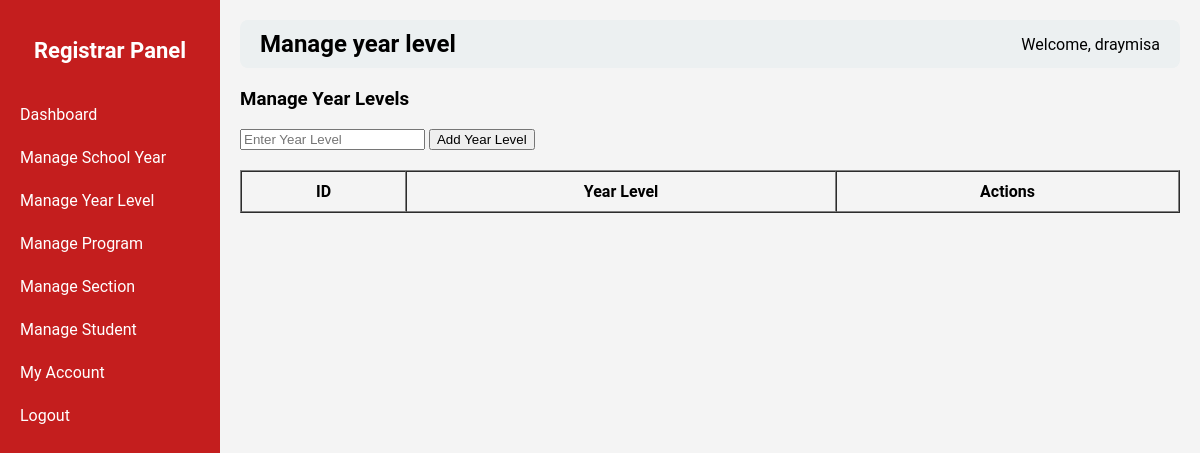
The page /registrar.php?page=manage_year_level (signed in) on the database as committed earlier.
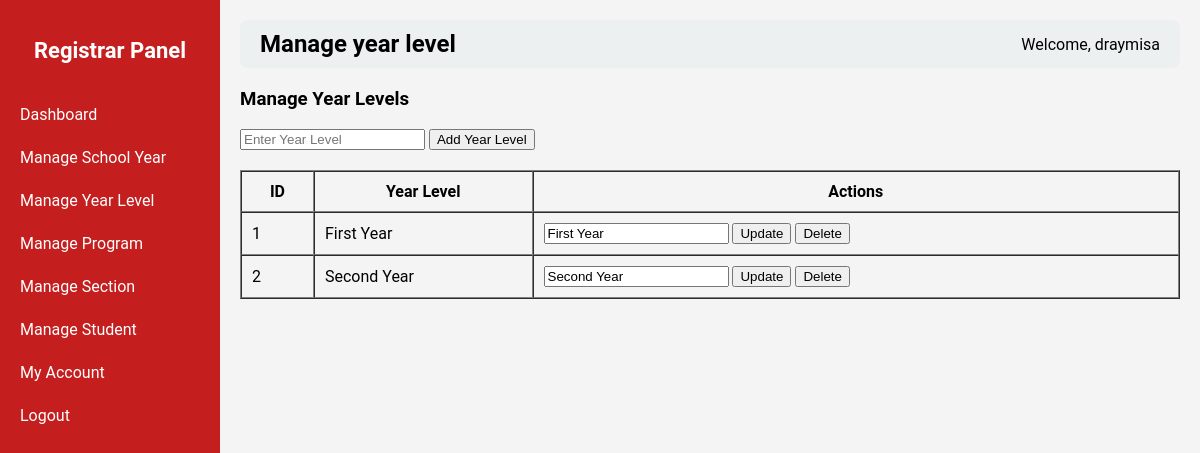
The same page on the database as committed later.
### tables this page shows
CREATE TABLE `year_levels` (
  `id` int(11) NOT NULL,
  `year_level` varchar(50) NOT NULL
);

### registrar_pages/manage_year_level.php (the view, shortened to what this page needs)
<?php
require __DIR__ . '/../db_connect.php';
$year_levels = $pdo->query("SELECT * FROM year_levels ORDER BY id ASC")->fetchAll(PDO::FETCH_ASSOC);
?>
<h3>Manage Year Levels</h3>
<form method="POST" style="margin-bottom:20px;">
    <input type="text" name="year_level" placeholder="Enter Year Level" required>
    <button type="submit" name="add_year_level">Add Year Level</button>
</form>
<table border="1" cellpadding="10" cellspacing="0" style="width:100%;">
    <tr>
        <th>ID</th>
        <th>Year Level</th>
        <th>Actions</th>
    </tr>
    <?php foreach ($year_levels as $yl): ?>
    <tr>
        <td><?= $yl['id']; ?></td>
        <td><?= htmlspecialchars($yl['year_level']); ?></td>
        <td>
            <form method="POST" style="display:inline-block;">
                <input type="text" name="year_level" value="<?= htmlspecialchars($yl['year_level']); ?>" required>
                <button type="submit" name="update_year_level">Update</button>
            </form>
            <form method="POST" style="display:inline-block;">
                <button type="submit" name="delete_year_level" onclick="return confirm('Are you sure?')">Delete</button>
            </form>
        </td>
    </tr>
    <?php endforeach; ?>
</table>

Rows that differ between the two databases and show on the page:
added year_levels: id "1", year_level "First Year"
added year_levels: id "2", year_level "Second Year"
